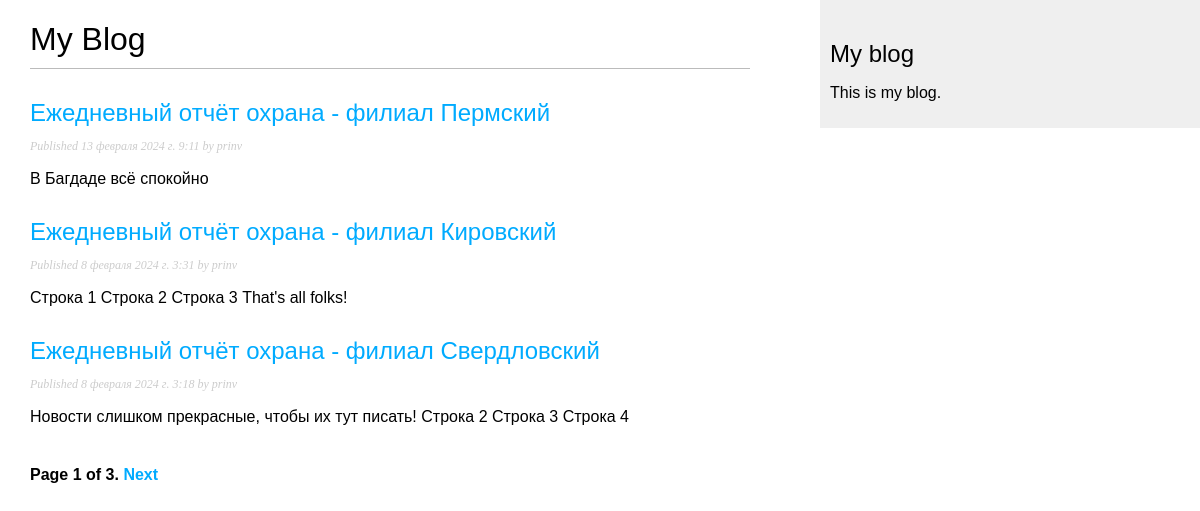
Screenshot of /blog/ with the database file from the repository.
### blog/models.py (models this page shows, shortened)
class Post(models.Model):
    class Status(models.TextChoices):
        DRAFT = 'DF', 'Draft'
        PUBLISHED = 'PB', 'Published'
    title = models.CharField(max_length=250)
    slug = models.SlugField(max_length=250,
                            unique_for_date='publish')
    author = models.ForeignKey(User,
                               on_delete=models.CASCADE,
                               related_name='blog_posts')
    body = models.TextField()
    publish = models.DateTimeField(default=timezone.now)
    created = models.DateTimeField(auto_now_add=True)
    updated = models.DateTimeField(auto_now=True)
    status = models.CharField(max_length=2,
                              choices=Status.choices,
                              default=Status.DRAFT)
    object = models.Manager()  # Менеджер, применяемый по умолчанию
    published = PublishedManager()  # Конкретно(?)-прикладной менеджер
    class Meta:
        ordering = ['-publish']  # Порядок сортировки
        indexes = [
            models.Index(fields=['-publish']),
        ]
    def get_absolute_url(self):
        return reverse('blog:post_detail',
                       args=[self.publish.year,
                             self.publish.month,
                             self.publish.day,
                             self.slug])

### blog/views.py (the view)
# urls.py: path('', views.PostListView.as_view(), name='post_list'),
class PostListView(ListView):
    queryset = Post.published.all()
    context_object_name = 'posts'
    paginate_by = 3
    template_name = 'blog/post/list.html'

### blog/templates/blog/post/list.html (shortened to what this page needs)
{% extends "blog/base.html" %}
{% block content %}
  <h1>My Blog</h1>
  {% for post in posts %}
    <h2>
      <a href="{{ post.get_absolute_url }}">
        {{ post.title }}
      </a>
    </h2>
    <p class="date">
      Published {{ post.publish }} by {{ post.author }}
    </p>
    {{ post.body|truncatewords:30|linebreaks }}
  {% endfor %}
  {% include "pagination.html" with page=page_obj %}
{% endblock %}

### blog/static/css/blog.css (style rules this page uses)
body { margin:0; padding:0; font-family:helvetica, sans-serif; }
a { color:#00abff; text-decoration:none; }
h1 { font-weight:normal; border-bottom:1px solid #bbb; padding:0 0 10px 0; }
h2 { font-weight:normal; margin:30px 0 0; }
p.date { color:#ccc; font-family: georgia, serif; font-size: 12px; font-style: italic; }

### rows the page displays
Post: title "Ежедневный отчёт охрана - филиал Пермский", publish "13 февраля 2024 г. 9:11", author "prinv", body "В Багдаде всё спокойно"
Post: title "Ежедневный отчёт охрана - филиал Кировский", publish "8 февраля 2024 г. 3:31", author "prinv", body "Строка 1 Строка 2 Строка 3 That's all folks!"
Post: title "Ежедневный отчёт охрана - филиал Свердловский", publish "8 февраля 2024 г. 3:18", author "prinv", body "Новости слишком прекрасные, чтобы их тут писать! Строка 2 Строка 3 Строка 4"

### other values shown
{{ page.number }} "1"
{{ page.paginator.num_pages }} "3"
